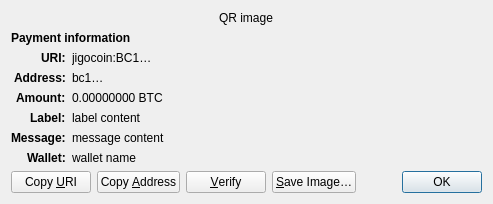
<?xml version="1.0" encoding="UTF-8"?>
<ui version="4.0">
 <class>ReceiveRequestDialog</class>
 <widget class="QDialog" name="ReceiveRequestDialog">
  <property name="geometry">
   <rect>
    <x>0</x>
    <y>0</y>
    <width>413</width>
    <height>229</height>
   </rect>
  </property>
  <property name="windowTitle">
   <string>Request payment to …</string>
  </property>
  <layout class="QGridLayout" name="gridLayout" columnstretch="0,1">
   <property name="sizeConstraint">
    <enum>QLayout::SetFixedSize</enum>
   </property>
   <item row="0" column="0" colspan="2" alignment="Qt::AlignHCenter">
    <widget class="QRImageWidget" name="qr_code">
     <property name="text">
      <string notr="true">QR image</string>
     </property>
     <property name="textInteractionFlags">
      <set>Qt::NoTextInteraction</set>
     </property>
    </widget>
   </item>
   <item row="1" column="0" colspan="2">
    <widget class="QLabel" name="payment_header">
     <property name="font">
      <font>
       <weight>75</weight>
       <bold>true</bold>
      </font>
     </property>
     <property name="text">
      <string>Payment information</string>
     </property>
     <property name="textInteractionFlags">
      <set>Qt::NoTextInteraction</set>
     </property>
    </widget>
   </item>
   <item row="2" column="0" alignment="Qt::AlignRight|Qt::AlignTop">
    <widget class="QLabel" name="uri_tag">
     <property name="font">
      <font>
       <weight>75</weight>
       <bold>true</bold>
      </font>
     </property>
     <property name="text">
      <string notr="true">URI:</string>
     </property>
     <property name="textFormat">
      <enum>Qt::PlainText</enum>
     </property>
     <property name="textInteractionFlags">
      <set>Qt::NoTextInteraction</set>
     </property>
    </widget>
   </item>
   <item row="2" column="1" alignment="Qt::AlignTop">
    <widget class="QLabel" name="uri_content">
     <property name="text">
      <string notr="true">jigocoin:BC1…</string>
     </property>
     <property name="textFormat">
      <enum>Qt::RichText</enum>
     </property>
     <property name="wordWrap">
      <bool>true</bool>
     </property>
     <property name="textInteractionFlags">
      <set>Qt::TextSelectableByMouse</set>
     </property>
    </widget>
   </item>
   <item row="3" column="0" alignment="Qt::AlignRight|Qt::AlignTop">
    <widget class="QLabel" name="address_tag">
     <property name="font">
      <font>
       <weight>75</weight>
       <bold>true</bold>
      </font>
     </property>
     <property name="text">
      <string>Address:</string>
     </property>
     <property name="textInteractionFlags">
      <set>Qt::NoTextInteraction</set>
     </property>
    </widget>
   </item>
   <item row="3" column="1" alignment="Qt::AlignTop">
    <widget class="QLabel" name="address_content">
     <property name="text">
      <string notr="true">bc1…</string>
     </property>
     <property name="textFormat">
      <enum>Qt::PlainText</enum>
     </property>
     <property name="textInteractionFlags">
      <set>Qt::TextSelectableByMouse</set>
     </property>
    </widget>
   </item>
   <item row="4" column="0" alignment="Qt::AlignRight|Qt::AlignTop">
    <widget class="QLabel" name="amount_tag">
     <property name="font">
      <font>
       <weight>75</weight>
       <bold>true</bold>
      </font>
     </property>
     <property name="text">
      <string>Amount:</string>
     </property>
     <property name="textInteractionFlags">
      <set>Qt::NoTextInteraction</set>
     </property>
    </widget>
   </item>
   <item row="4" column="1" alignment="Qt::AlignTop">
    <widget class="QLabel" name="amount_content">
     <property name="text">
      <string notr="true">0.00000000 BTC</string>
     </property>
     <property name="textFormat">
      <enum>Qt::PlainText</enum>
     </property>
     <property name="textInteractionFlags">
      <set>Qt::TextSelectableByMouse</set>
     </property>
    </widget>
   </item>
   <item row="5" column="0" alignment="Qt::AlignRight|Qt::AlignTop">
    <widget class="QLabel" name="label_tag">
     <property name="font">
      <font>
       <weight>75</weight>
       <bold>true</bold>
      </font>
     </property>
     <property name="text">
      <string>Label:</string>
     </property>
     <property name="textInteractionFlags">
      <set>Qt::NoTextInteraction</set>
     </property>
    </widget>
   </item>
   <item row="5" column="1" alignment="Qt::AlignTop">
    <widget class="QLabel" name="label_content">
     <property name="text">
      <string notr="true">label content</string>
     </property>
     <property name="textFormat">
      <enum>Qt::PlainText</enum>
     </property>
     <property name="wordWrap">
      <bool>true</bool>
     </property>
     <property name="textInteractionFlags">
      <set>Qt::TextSelectableByMouse</set>
     </property>
    </widget>
   </item>
   <item row="6" column="0" alignment="Qt::AlignRight|Qt::AlignTop">
    <widget class="QLabel" name="message_tag">
     <property name="font">
      <font>
       <weight>75</weight>
       <bold>true</bold>
      </font>
     </property>
     <property name="text">
      <string>Message:</string>
     </property>
     <property name="textInteractionFlags">
      <set>Qt::NoTextInteraction</set>
     </property>
    </widget>
   </item>
   <item row="6" column="1" alignment="Qt::AlignTop">
    <widget class="QLabel" name="message_content">
     <property name="text">
      <string notr="true">message content</string>
     </property>
     <property name="textFormat">
      <enum>Qt::PlainText</enum>
     </property>
     <property name="wordWrap">
      <bool>true</bool>
     </property>
     <property name="textInteractionFlags">
      <set>Qt::TextSelectableByMouse</set>
     </property>
    </widget>
   </item>
   <item row="7" column="0" alignment="Qt::AlignRight|Qt::AlignTop">
    <widget class="QLabel" name="wallet_tag">
     <property name="font">
      <font>
       <weight>75</weight>
       <bold>true</bold>
      </font>
     </property>
     <property name="text">
      <string>Wallet:</string>
     </property>
     <property name="textInteractionFlags">
      <set>Qt::NoTextInteraction</set>
     </property>
    </widget>
   </item>
   <item row="7" column="1" alignment="Qt::AlignTop">
    <widget class="QLabel" name="wallet_content">
     <property name="text">
      <string notr="true">wallet name</string>
     </property>
     <property name="textFormat">
      <enum>Qt::PlainText</enum>
     </property>
     <property name="wordWrap">
      <bool>true</bool>
     </property>
     <property name="textInteractionFlags">
      <set>Qt::TextSelectableByMouse</set>
     </property>
    </widget>
   </item>
   <item row="8" column="0" colspan="2">
    <layout class="QHBoxLayout" name="horizontalLayout">
     <item>
      <widget class="QPushButton" name="btnCopyURI">
       <property name="text">
        <string>Copy &amp;URI</string>
       </property>
       <property name="autoDefault">
        <bool>false</bool>
       </property>
      </widget>
     </item>
     <item>
      <widget class="QPushButton" name="btnCopyAddress">
       <property name="text">
        <string>Copy &amp;Address</string>
       </property>
       <property name="autoDefault">
        <bool>false</bool>
       </property>
      </widget>
     </item>
     <item>
      <widget class="QPushButton" name="btnVerify">
       <property name="text">
        <string>&amp;Verify</string>
       </property>
       <property name="toolTip">
        <string>Verify this address on e.g. a hardware wallet screen</string>
       </property>
       <property name="autoDefault">
        <bool>false</bool>
       </property>
      </widget>
     </item>
     <item>
      <widget class="QPushButton" name="btnSaveAs">
       <property name="text">
        <string>&amp;Save Image…</string>
       </property>
       <property name="autoDefault">
        <bool>false</bool>
       </property>
      </widget>
     </item>
     <item>
      <spacer name="horizontalSpacer_2">
       <property name="orientation">
        <enum>Qt::Horizontal</enum>
       </property>
       <property name="sizeHint" stdset="0">
        <size>
         <width>40</width>
         <height>20</height>
        </size>
       </property>
      </spacer>
     </item>
     <item>
      <widget class="QDialogButtonBox" name="buttonBox">
       <property name="focusPolicy">
        <enum>Qt::StrongFocus</enum>
       </property>
       <property name="standardButtons">
        <set>QDialogButtonBox::Ok</set>
       </property>
      </widget>
     </item>
    </layout>
   </item>
  </layout>
 </widget>
 <customwidgets>
  <customwidget>
   <class>QRImageWidget</class>
   <extends>QLabel</extends>
   <header>qt/qrimagewidget.h</header>
  </customwidget>
 </customwidgets>
 <tabstops>
  <tabstop>buttonBox</tabstop>
  <tabstop>btnCopyURI</tabstop>
  <tabstop>btnCopyAddress</tabstop>
  <tabstop>btnSaveAs</tabstop>
 </tabstops>
 <resources/>
 <connections>
  <connection>
   <sender>buttonBox</sender>
   <signal>accepted()</signal>
   <receiver>ReceiveRequestDialog</receiver>
   <slot>accept()</slot>
   <hints>
    <hint type="sourcelabel">
     <x>135</x>
     <y>230</y>
    </hint>
    <hint type="destinationlabel">
     <x>135</x>
     <y>126</y>
    </hint>
   </hints>
  </connection>
 </connections>
</ui>
